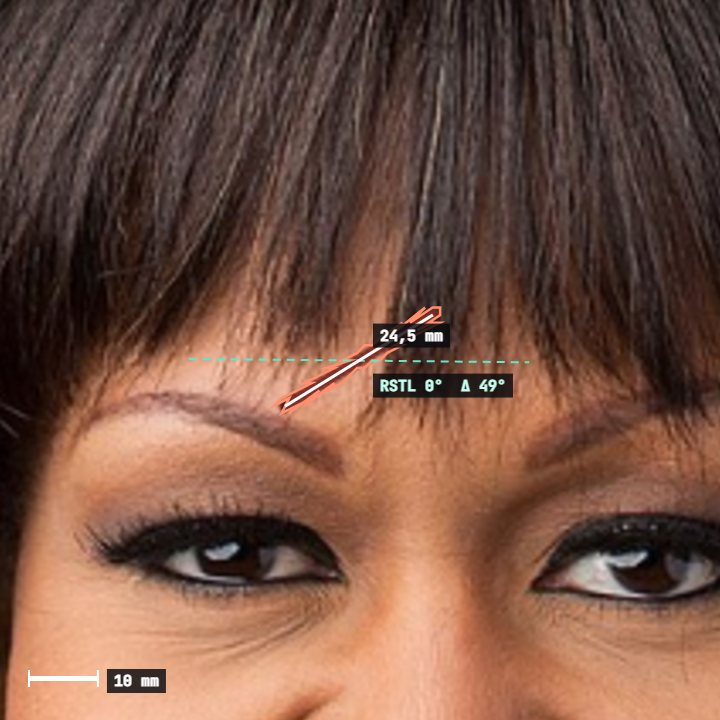
#> input picture server/examples/ex1_measured.jpg, 720 x 720 px
$ python -i wrinkle_analysis.py   (imports and definitions only)
#> lines starting #> are read from the running program, lines starting #| are printed output that depends on the picture; after the words box and inside, x2 and y2 are one past the last pixel; in counts of white or black regions, pixels touching at a corner belong together
#> further down, picture is the input picture: shape (720, 720, 3); mean B, G, R 67.6, 82.3, 117.6
### wound_planner.py
"""Laceration / scar planner: geometry of a marked wound against the face.

The clinician marks the wound by clicking along it (accurate and clinician-controlled; no
detector is trained here). From the facial landmarks the tool reports where the wound is,
how long it is (mm), how it lies relative to approximate relaxed skin tension lines (RSTL),
which critical borders it touches (vermilion, brow, eyelid margin, alar rim), and draws
candidate repair geometry: an RSTL-aligned elliptical excision and a Z-plasty.

LIMITS, read before use:
- The RSTL field here is a coarse rule-based approximation of the schematic maps (Kraissl,
  Borges). Real RSTL vary with age, sex and individual skin; use clinical judgement.
- Drawn lines are decision-support sketches, not a surgical plan. Nothing here predicts how
  a scar will turn out, and there is no "beauty score".
- mm values come from the iris scale (11.7 mm, about +-5%) on a 2D frontal photo.
"""
import argparse
import json
import math
from pathlib import Path

import cv2
import numpy as np
from mediapipe.tasks.python import vision

import face_proportions as fp
import smile_symmetry as ss

C = vision.FaceLandmarksConnections


def _idx(conns):
    return sorted({i for c in conns for i in (c.start, c.end)})


NOSE_IDX = _idx(C.FACE_LANDMARKS_NOSE)
LIPS_IDX = _idx(C.FACE_LANDMARKS_LIPS)
LIPS_OUTER = [61, 185, 40, 39, 37, 0, 267, 269, 270, 409, 291, 375, 321, 405, 314, 17, 84, 181, 91, 146]
OVAL = [10, 338, 297, 332, 284, 251, 389, 356, 454, 323, 361, 288, 397, 365, 379, 378, 400, 377, 152,
        148, 176, 149, 150, 136, 172, 58, 132, 93, 234, 127, 162, 21, 54, 103, 67, 109]
EYE_R = [33, 7, 163, 144, 145, 153, 154, 155, 133, 173, 157, 158, 159, 160, 161, 246]       # image-left
EYE_L = [263, 249, 390, 373, 374, 380, 381, 382, 362, 398, 384, 385, 386, 387, 388, 466]    # image-right
BROW_R = [70, 63, 105, 66, 107]
BROW_L = [300, 293, 334, 296, 336]
ALAR_RIM = [129, 64, 98, 97, 2, 326, 327, 294, 358]

ELLIPSE_LW_RATIO = 3.5      # commonly taught elliptical excision length:width 3-4:1
Z_GAIN = {30: 25, 45: 50, 60: 75}   # classic Z-plasty theoretical length gain, percent
FAV, UNFAV = 30.0, 60.0     # alignment bands in degrees (commonly taught)


class FaceFrame:
    """Pixel <-> face-aligned millimetre frame (roll removed, y up, midline at x = 0)."""

    # [37 lines left out: functions __init__, to_mm, to_px, _densify, _seg_dist, not called in this run]


def _in_poly(p, poly):
    return cv2.pointPolygonTest(np.asarray(poly, np.float32).reshape(-1, 1, 2), (float(p[0]), float(p[1])), False) >= 0


# [9 lines left out: function _segments_cross, not called in this run]


class Ctx:
    """Face geometry in mm used by region and RSTL rules."""

    # [70 lines left out: functions __init__, region_of, rstl_angle, not called in this run]


def _diff(a, b):
    d = abs(a - b) % 180
    return min(d, 180 - d)


# [241 lines left out: functions ellipse_for, ellipse_points, z_plasty, scar_color, plan, draw_plan and 2 more, not called in this run]


# [2 lines that do not run on import are left out]

### wrinkle_analysis.py
"""Facial line mapping v2: fine lines and deep folds per atlas zone.

Pipeline: skin mask (colour) -> illumination-normalised green channel -> multi-scale Hessian ridge
filter for DARK thin lines, two scale bands (fine lines 0.35-0.7 mm, folds 1.0-2.2 mm) ->
non-maximum suppression -> reject (a) hair (bright thin ridges and their dilation),
(b) short fragments and (c) tortuous scribbles (skin texture / pores) -> length and density per zone.

Every skin zone of face_zones gets a status: analysed, low_confidence (much of the zone is hair,
shadow or non-skin) or not_analysed, with the reason. Density uses only the USABLE skin area.

It is a MEASUREMENT of visible lines, not an age estimate, not a treatment decision. Lighting,
make-up, beards, stubble, pores and compression still create or hide lines; compare photos only
under identical camera, distance and lighting. Calibrated on synthetic skin and eyeballed on a few
real photos; NOT validated against clinical wrinkle scales (Glogau, Fitzpatrick, Allergan).
"""
import argparse
import json
import math
from pathlib import Path

import cv2
import numpy as np
from scipy import ndimage as ndi

import face_zones as fz
import wound_planner as wp

MIN_PX_PER_MM = 3.0
WARN_PX_PER_MM = 4.5
FINE = (0.35, 0.5, 0.7)
FOLD = (1.0, 1.5, 2.2)
CONTRAST_C = 0.02
THRESH = 0.12            # fine-line ridge strength threshold (blank synthetic skin: 0 false lines)
FOLD_THRESH = 0.45       # broad ridges also respond to soft shading blotches, so the fold band needs a high bar
MIN_FINE_MM, MIN_FOLD_MM = 6.0, 14.0
MAX_TORTUOSITY = 2.0          # path length / straight extent; skin-texture scribbles exceed this
HAIR_THRESH = 0.25
MIN_ZONE_CM2 = 0.3
USABLE_OK, USABLE_LOW = 0.6, 0.25
OPTIONS = {
    "dynamic upper-face lines (forehead, glabella, crow's feet)": "commonly addressed with neuromodulator when mainly dynamic",
    "static folds with volume loss (nasolabial, marionette)": "commonly addressed with volume/filler or lifting approaches",
    "fine lines (infraorbital, upper lip)": "commonly addressed with skin-quality/resurfacing approaches",
}
DYNAMIC_ZONES = {"forehead_central", "forehead_R", "forehead_L", "glabella", "crows_feet_R", "crows_feet_L"}
SKIN_ZONES = [n for n in fz.NAMES if fz.IS_SKIN[n]]


SKIN_SEED_ZONES = ("cheek_medial_R", "cheek_medial_L", "forehead_central", "nose_dorsum", "chin", "temple_R", "temple_L")


def skin_mask(image_bgr, lab_map=None):
    """Adaptive skin mask: colour statistics are sampled from the patient's own cheeks/forehead (all skin
    tones work), and pixels whose chroma is close to that sample are skin. Hair, hats, clothes and white
    hair differ in chroma or lightness and drop out. Falls back to a fixed YCrCb range without an atlas."""
    if lab_map is None:
        ycc = cv2.cvtColor(image_bgr, cv2.COLOR_BGR2YCrCb)
#> ycc: shape (720, 720, 3); mean of channels 0, 1, 2 91.2, 146.9, 114.7
        m = ((ycc[..., 1] >= 130) & (ycc[..., 1] <= 185) & (ycc[..., 2] >= 70) & (ycc[..., 2] <= 140) & (ycc[..., 0] >= 35))
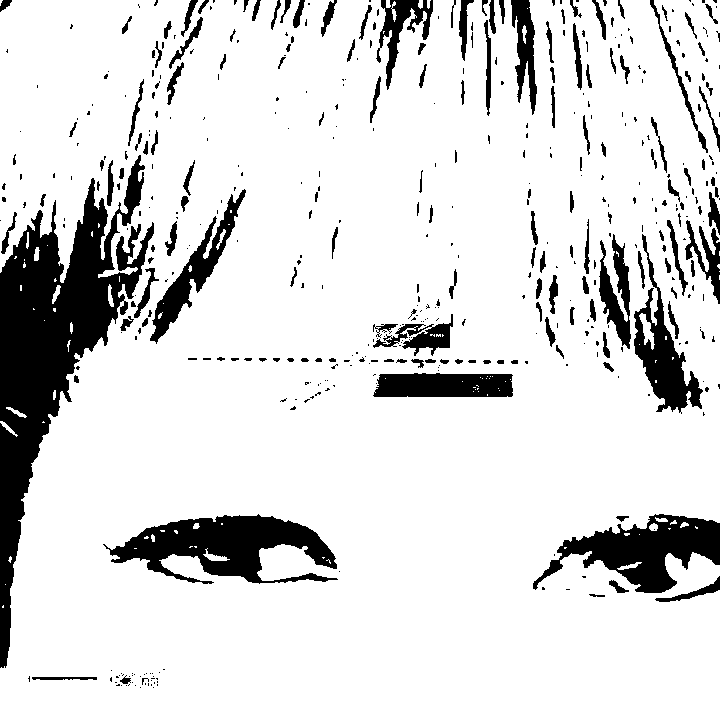
#> m: shape (720, 720) bool; 86.2% white; 482 black regions (319 under 20 px), largest, box (x1, y1, x2, y2) and area: (0, 155, 154, 668) 24781, (103, 514, 338, 584) 8455, (533, 514, 720, 593) 6807
    else:
        lab = cv2.cvtColor(image_bgr.astype(np.float32) / 255.0, cv2.COLOR_BGR2Lab)
        seed = np.zeros(lab_map.shape, bool)
        for n in SKIN_SEED_ZONES:
            seed |= lab_map == fz.ID[n]
        samp = lab[seed]
        med = np.median(samp, axis=0)
        mad = np.median(np.abs(samp - med), axis=0) + 1e-6
        chroma = np.hypot(lab[..., 1] - med[1], lab[..., 2] - med[2])
        c_lim = max(12.0, 4.0 * 1.48 * float(np.hypot(mad[1], mad[2])))
        m = (chroma <= c_lim) & (lab[..., 0] >= med[0] - 40) & (lab[..., 0] <= med[0] + 32)
    m = m.astype(np.uint8)
    m = cv2.morphologyEx(m, cv2.MORPH_CLOSE, cv2.getStructuringElement(cv2.MORPH_ELLIPSE, (7, 7)))
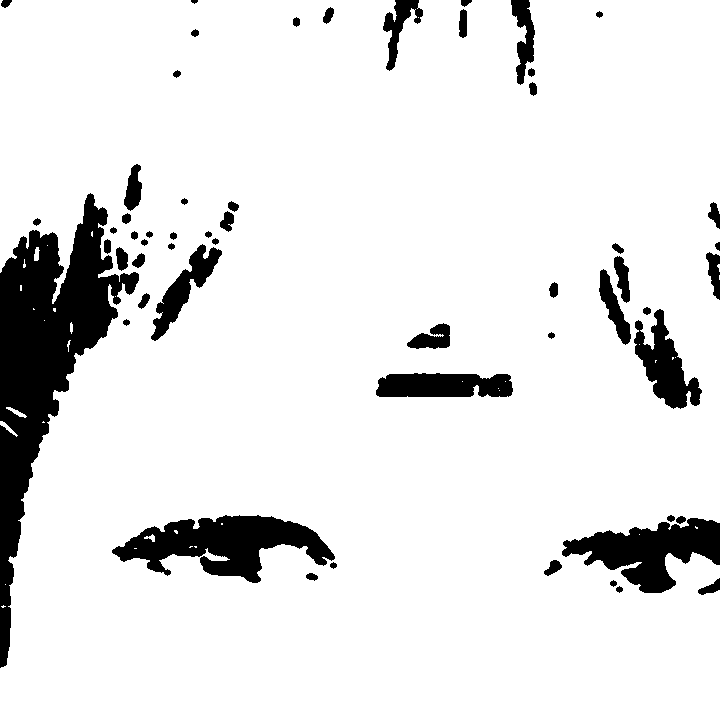
#> m: shape (720, 720); values 0 (black) and 1 (white), 90% white; 56 black regions, largest, box (x1, y1, x2, y2) and area: (0, 193, 139, 668) 21989, (112, 515, 335, 583) 7752, (562, 518, 720, 593) 6036
    return cv2.morphologyEx(m, cv2.MORPH_OPEN, cv2.getStructuringElement(cv2.MORPH_ELLIPSE, (5, 5))) > 0
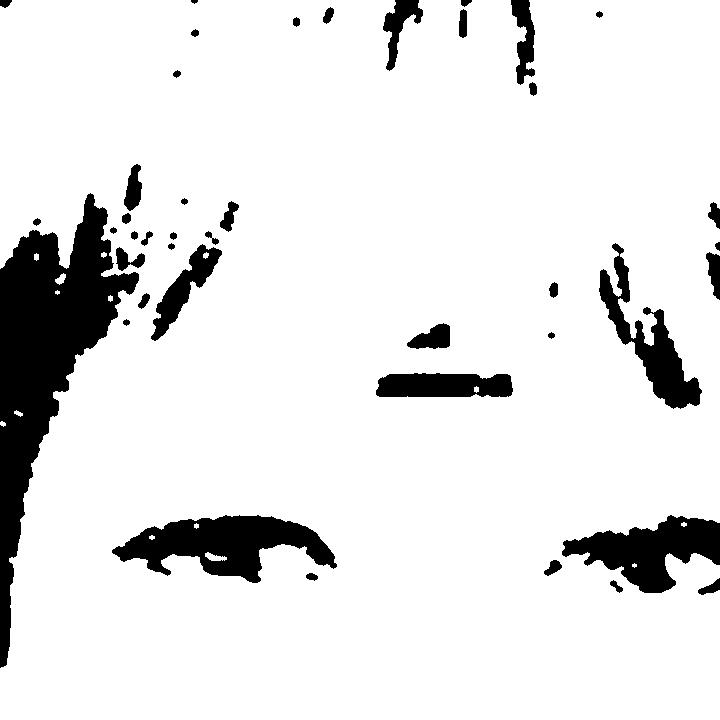
#> returned value: shape (720, 720) bool; 89.7% white; 42 black regions, largest, box (x1, y1, x2, y2) and area: (0, 193, 139, 668) 22699, (112, 515, 337, 583) 7960, (562, 515, 720, 593) 6299


# [27 lines left out: functions _ridge, _nms, not called in this run]


def _step(angle):
    phi = angle + math.pi / 2
    return 1.0 / np.maximum(np.abs(np.cos(phi)), np.abs(np.sin(phi)))


# [191 lines left out: functions _filter_components, detect, analyse, compare_dynamic, draw_heatmap, main, not called in this run]


# [2 lines not run here, left out]

>>> import cv2
>>> picture = cv2.imread('server/examples/ex1_measured.jpg')
>>> result = skin_mask(picture)

$ run again, on server/examples/ex2_measured.jpg
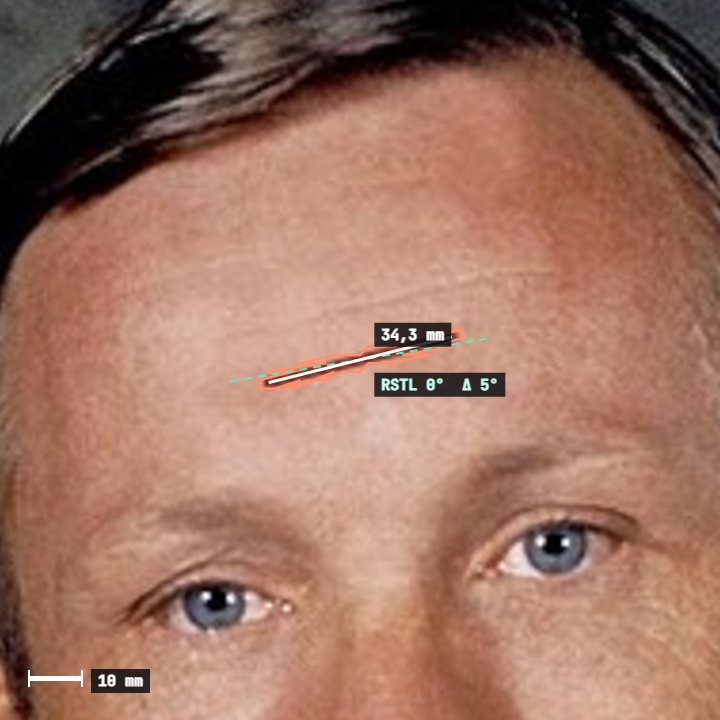
#> input picture server/examples/ex2_measured.jpg, 720 x 720 px
#> picture is the input picture: shape (720, 720, 3); mean B, G, R 97.1, 114.2, 157.3
#> ycc: shape (720, 720, 3); mean of channels 0, 1, 2 125.2, 150.9, 112.2
#> in skin_mask, `m = ((ycc[..., 1] >= 130) & (ycc[..., 1] <= 185) & (ycc[..., 2] >= 70)..`:
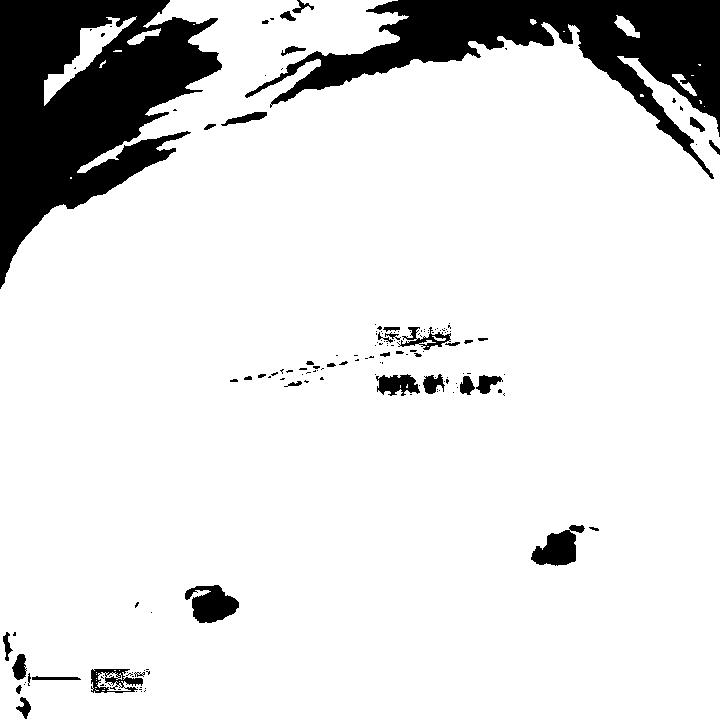
#> m: shape (720, 720) bool; 87.2% white; 160 black regions (118 under 20 px), largest, box (x1, y1, x2, y2) and area: (0, 0, 222, 289) 33626, (245, 0, 720, 179) 25242, (185, 585, 239, 623) 1319
#> in skin_mask, `m = cv2.morphologyEx(m, cv2.MORPH_CLOSE, cv2.getStructuringElement(cv2..`:
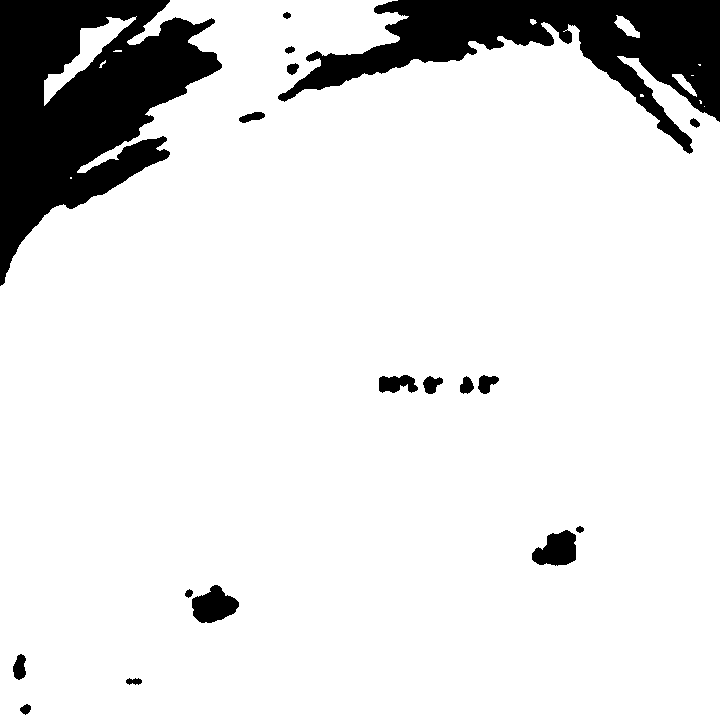
#> m: shape (720, 720); values 0 (black) and 1 (white), 88.1% white; 18 black regions, largest, box (x1, y1, x2, y2) and area: (0, 0, 222, 286) 33140, (278, 0, 720, 154) 24427, (192, 585, 239, 623) 1165

$ run again, on server/examples/ex3_measured.jpg
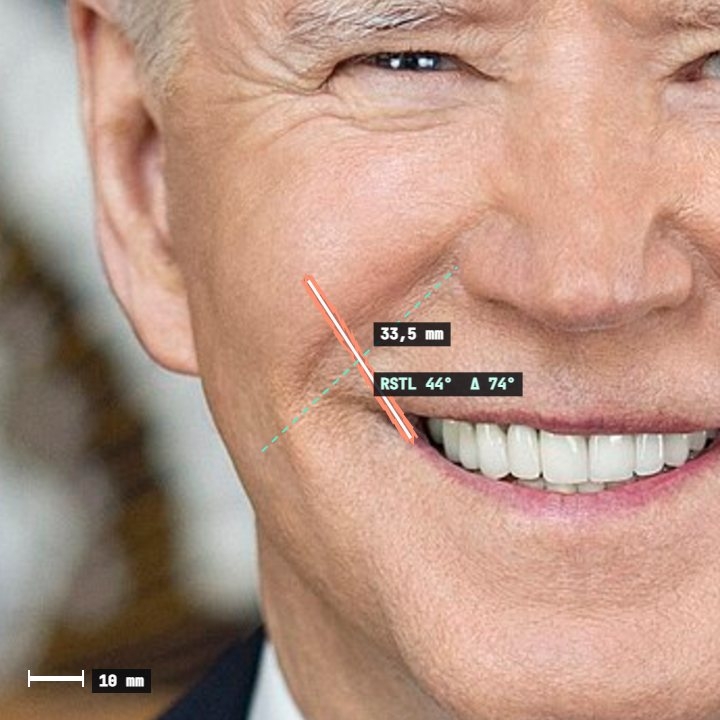
#> input picture server/examples/ex3_measured.jpg, 720 x 720 px
#> picture is the input picture: shape (720, 720, 3); mean B, G, R 132.1, 148.7, 183.7
#> ycc: shape (720, 720, 3); mean of channels 0, 1, 2 157.3, 146.9, 113.8
#> in skin_mask, `m = ((ycc[..., 1] >= 130) & (ycc[..., 1] <= 185) & (ycc[..., 2] >= 70)..`:
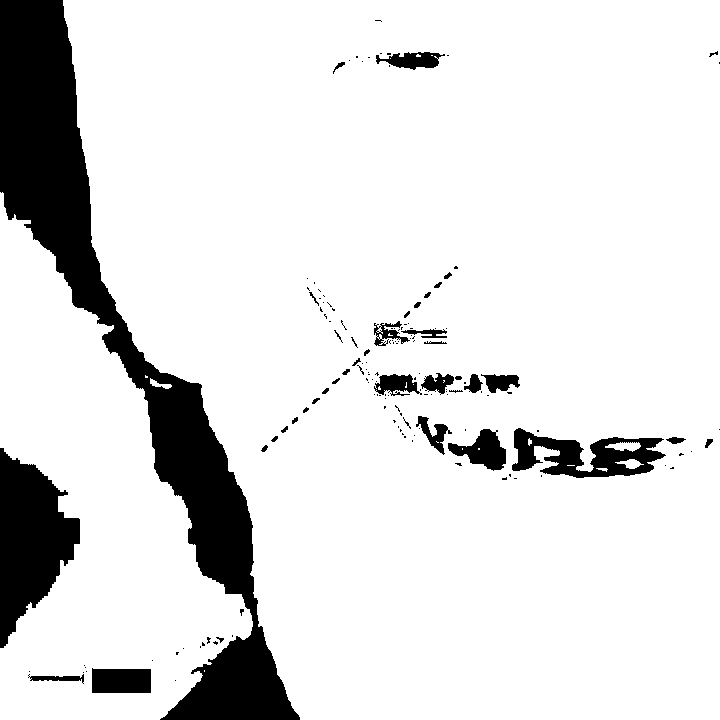
#> m: shape (720, 720) bool; 87.6% white; 152 black regions (112 under 20 px), largest, box (x1, y1, x2, y2) and area: (0, 0, 300, 720) 43224, (0, 448, 80, 648) 9420, (512, 428, 666, 478) 3941
#> in skin_mask, `return cv2.morphologyEx(m, cv2.MORPH_OPEN, cv2.getStructuringElement(c..`:
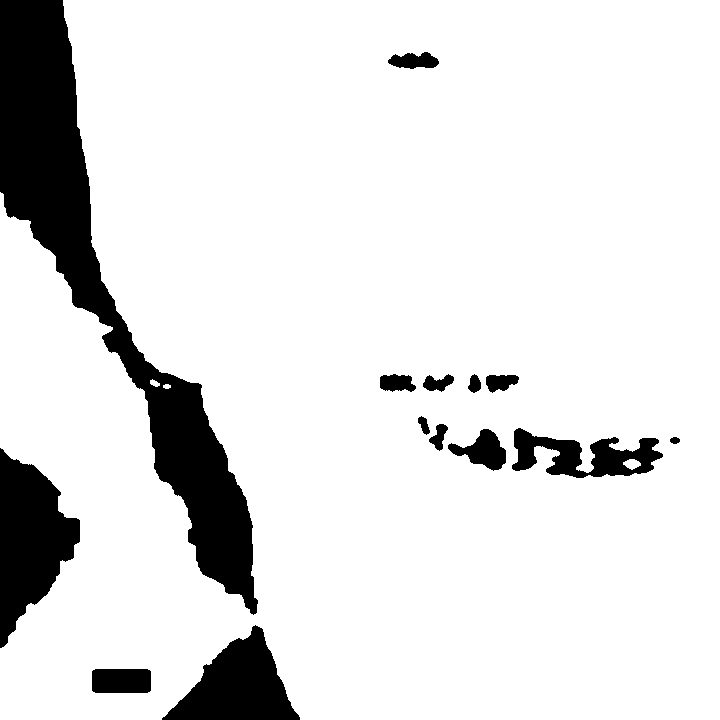
#> returned value: shape (720, 720) bool; 88.2% white; 14 black regions, largest, box (x1, y1, x2, y2) and area: (0, 0, 258, 615) 36086, (0, 448, 80, 648) 9295, (162, 625, 300, 720) 6910

$ run again, on server/examples/ex4_measured.jpg
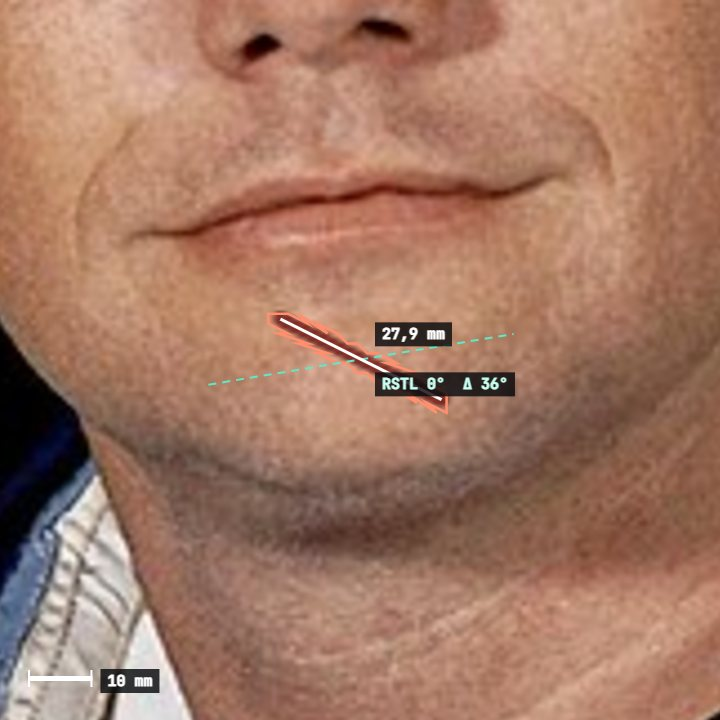
#> input picture server/examples/ex4_measured.jpg, 720 x 720 px
#> picture is the input picture: shape (720, 720, 3); mean B, G, R 101, 121.1, 164.1
#> ycc: shape (720, 720, 3); mean of channels 0, 1, 2 131.7, 151.2, 110.7
#> in skin_mask, `m = ((ycc[..., 1] >= 130) & (ycc[..., 1] <= 185) & (ycc[..., 2] >= 70)..`:
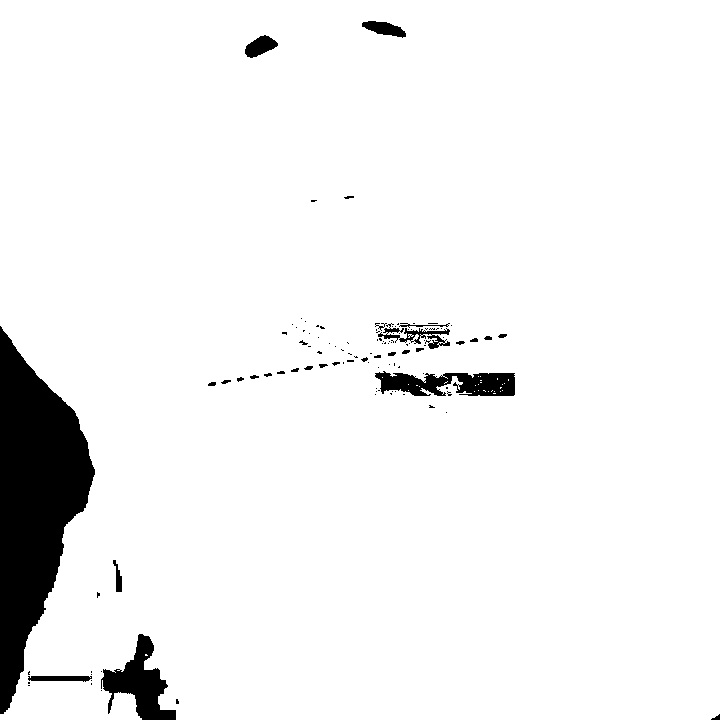
#> m: shape (720, 720) bool; 94.6% white; 113 black regions (83 under 20 px), largest, box (x1, y1, x2, y2) and area: (0, 326, 95, 714) 19900, (101, 634, 176, 720) 2773, (375, 371, 515, 396) 2419
#> in skin_mask, `m = cv2.morphologyEx(m, cv2.MORPH_CLOSE, cv2.getStructuringElement(cv2..`:
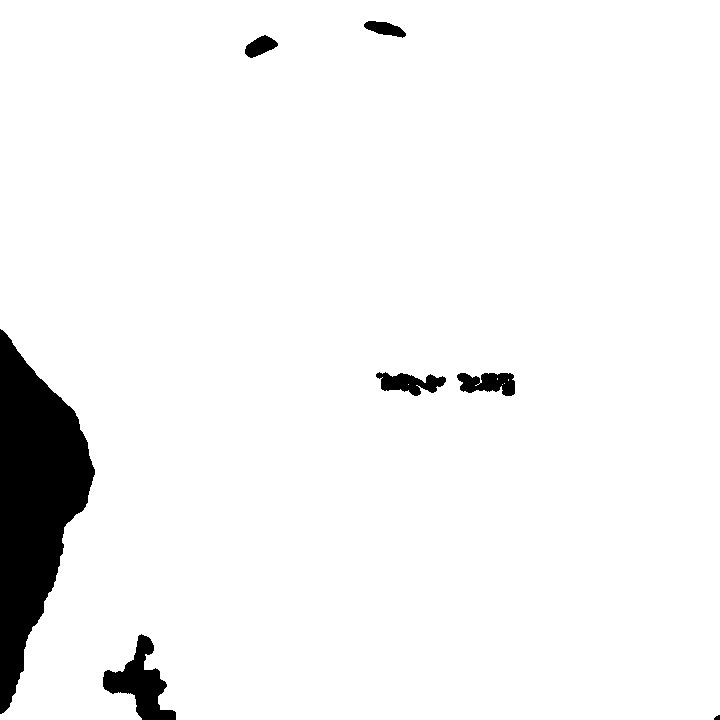
#> m: shape (720, 720); values 0 (black) and 1 (white), 95.1% white; 7 black regions, largest, box (x1, y1, x2, y2) and area: (0, 329, 95, 714) 19869, (103, 634, 176, 720) 2629, (457, 373, 515, 396) 956
